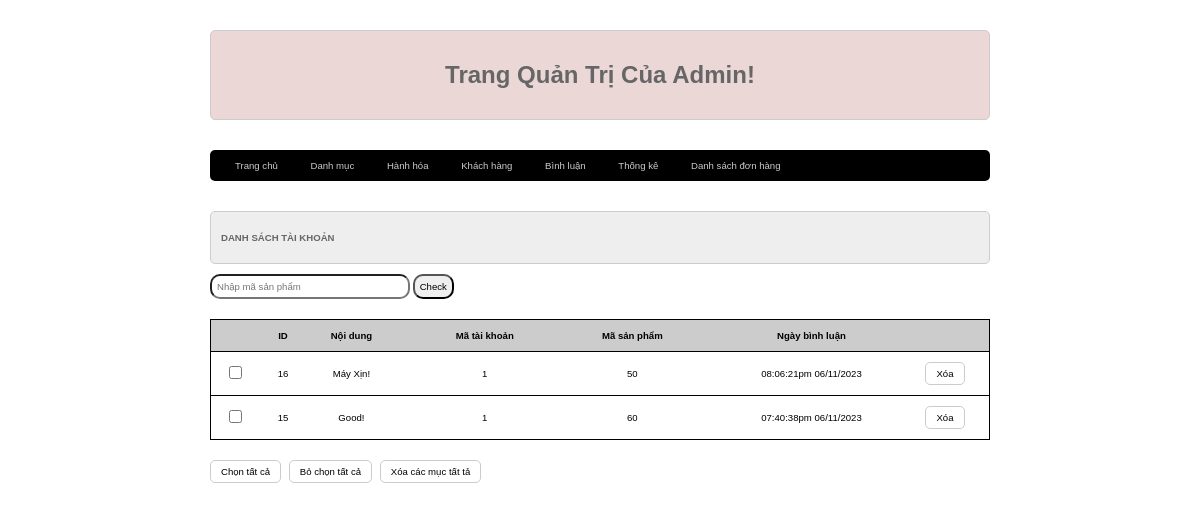
Screenshot of /admin/index.php?act=dsbl with the database file from the repository.
### tables this page shows
CREATE TABLE `binhluan` (
  `id` int(10) NOT NULL,
  `noidung` varchar(255) NOT NULL,
  `iduser` int(10) NOT NULL,
  `idpro` int(10) NOT NULL,
  `ngaybinhluan` varchar(255) NOT NULL
);

### model/pdo.php (called while the page is built, shortened)
<?php
function pdo_get_connection(){
    $dburl = "mysql:host=localhost;dbname=duanmau_tktw_fpoly_2023;charset=utf8";
    $username = 'root';
    $password = '';
    $conn = new PDO($dburl, $username, $password);
    $conn->setAttribute(PDO::ATTR_ERRMODE, PDO::ERRMODE_EXCEPTION);
    return $conn;
}
function pdo_query($sql){
    $sql_args = array_slice(func_get_args(), 1);
    try{
        $conn = pdo_get_connection();
        $stmt = $conn->prepare($sql);
        $stmt->execute($sql_args);
        $rows = $stmt->fetchAll();
        return $rows;
    }
    catch(PDOException $e){
        throw $e;
    }
    finally{
        unset($conn);
    }
}

### model/binhluan.php (called while the page is built, shortened)
<?php
        function loadall_binhluan($idpro){
            $sql = "select * from binhluan where 1";
            $sql.=" order by idpro";
            $listbl =pdo_query($sql);
            return $listbl;
        }
?>

### admin/binhluan/list.php (the view)
<div class="row">
                <div class="row frmtitle mb10">
                    <h1>DANH SÁCH TÀI KHOẢN</h1>
                </div>
                <form action="index.php?act=listb-luan" method="post">
                    <input class="tk-form" type="text" name="kyw" placeholder="Nhập mã sản phẩm">
                    <input class="tk-form-bt" type="submit" name="listbl" value="Check">
                </form>
                <div class="row frmcontent">
                    <form action="index.php?act=dsbl" method="post">
                        <div class="row mb10 frmdsloai">
                            <table>
                                <thead>
                                    <tr>
                                        <th></th>
                                        <th>ID</th>
                                        <th>Nội dung<th>
                                        <th>Mã tài khoản<th>
                                        <th>Mã sản phẩm<th>
                                        <th>Ngày bình luận<th>
                                    </tr>
                                </thead>
                                <tbody>
                                    <?php
                                        foreach($listbinhluan as $binhluan){
                                            extract($binhluan);
                                            $xoabl = "index.php?act=xoabl&id=".$id;
                                            ?>
                                                <tr>
                                                    <td><input type="checkbox" name="" id=""></td>
                                                    <td><?=$id?></td>
                                                    <td><?=$noidung?></td>
                                                    <td></td>
                                                    <td><?=$iduser?></td>
                                                    <td></td>
                                                    <td><?=$idpro?></td>
                                                    <td></td>
                                                    <td><?=$ngaybinhluan?></td>
                                                    <td>
                                                        <a href="<?=$xoabl?>" onclick="return confirm('Bạn có chắc chắn muốn xóa?')"><input type="button" value="Xóa"></a>
                                                    </td>
                                                </tr>
                                       <?php } ?>
                                </tbody>
                            </table>
                        </div>
                        <div class="row mb10 mt10">
                            <input type="button" class="mr5" value="Chọn tất cả">
                            <input type="button" class="mr5" value="Bỏ chọn tất cả">
                            <input type="button" value="Xóa các mục tất tả">
                        </div>
                    </form>
                </div>
        </div>

### css/style.css (style rules this page uses)
* { box-sizing: border-box; margin: 0; padding: 0 ; font-family: sans-serif; font-size: 0.8vw; }
.row { float: left; width: 100%; }
.mt10 { margin-top: 10px; }
.mr5 { margin-right: 5px; }
.mb10 { margin-bottom: 10px; }
.formtaikhoan input[type="submit"], .frmcontent input[type="submit"], .frmcontent input[type="reset"], .frmcontent input[type="button"] { border-radius: 5px; padding: 5px 10px; background-color: white; border: 1px solid #CCC; }
.frmtitle { background-color: #EEE; border: 1px solid #CCC; color: #666; border-radius: 5px; padding: 20px 10px; }
.frmcontent { padding: 20px 0px; }
table { width: 100%; border-collapse: collapse; text-align: center; border: 1px solid black; }
td { border-top: 1px solid black; padding: 10px; }
th { padding: 10px; background-color: #CCC; }
.tk-form { padding: 5px; width: 200px; border-radius: 10px; }
.tk-form-bt { padding: 5px; border-radius: 10px; cursor: pointer; }

### rows the page displays
binhluan: id "16", noidung "Máy Xịn!", iduser "1", idpro "50", ngaybinhluan "08:06:21pm 06/11/2023"
binhluan: id "15", noidung "Good!", iduser "1", idpro "60", ngaybinhluan "07:40:38pm 06/11/2023"
